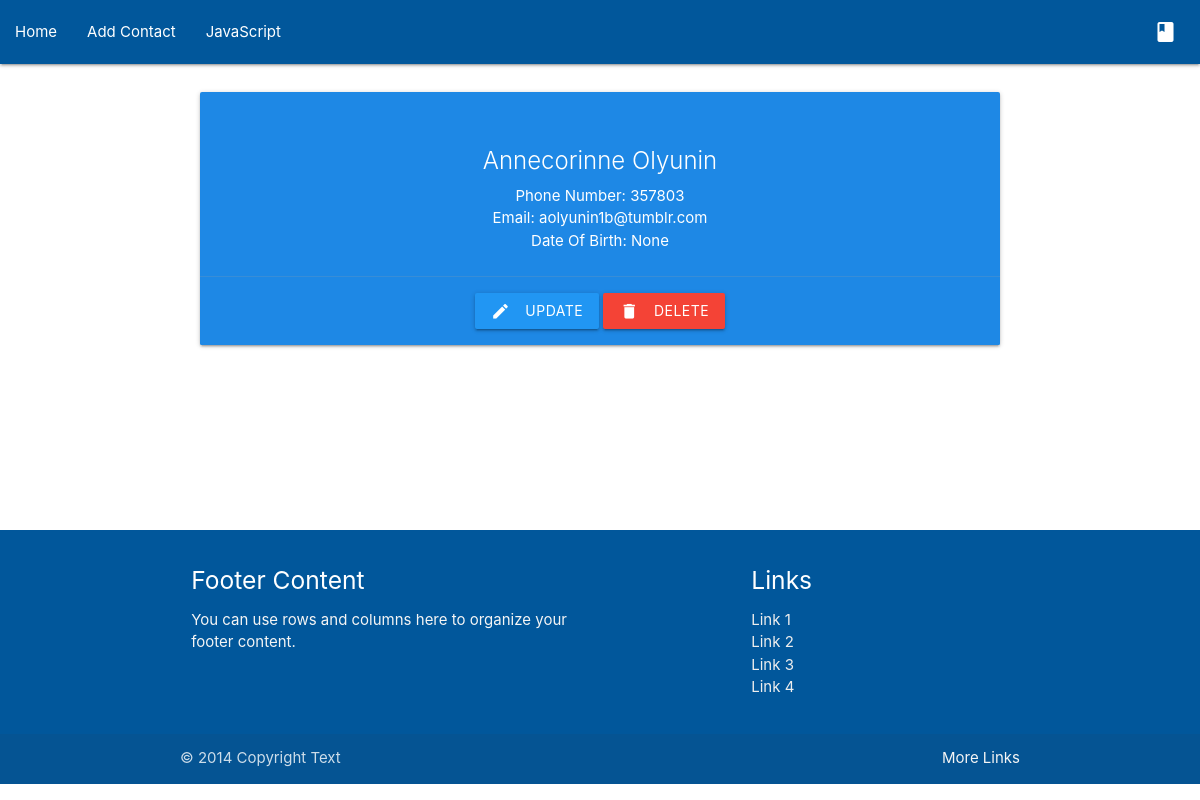
Page /contact/48 on the committed database.
### contacts/models.py (models this page shows, shortened)
class PersonContact(models.Model):
    first_name = models.CharField(max_length=50)
    last_name = models.CharField(max_length=50)
    phone_number = models.PositiveBigIntegerField()
    email = models.EmailField()
    date_of_birth = models.DateField()
    class Meta:
        ordering = ['first_name']

### contacts/views.py (the view)
# urls.py: path('contact/<int:pk>', ContactDetailView.as_view(), name='contact'),
class ContactDetailView(DetailView):
    model = PersonContact
    context_object_name = "contact"
    template_name = "contacts/deatail.html"

### contacts/templates/contacts/deatail.html
{% extends "contacts/base.html" %}
{% block content %}
<div class="center-align" style="padding:20px; margin-bottom: 150px;">
    <div class="col s12 m6">
      <div class="card blue darken-1">
        <div class="card-content white-text">
          <h3 class="card-title">{{ contact.first_name }} {{ contact.last_name }}</h3>
          <p>Phone Number: {{contact.phone_number}}</p>
          <p>Email: {{contact.email}}</p>
          <p>Date Of Birth: {{contact.date_of_birth}}</p>
        </div>
        <div class="card-action">
          <a href="{% url "contacts:contact-update" contact.id %}" class="btn blue">Update<i class="material-icons left">create</i></a>
          <a href="{% url "contacts:contact-delete" contact.id %}" class="btn red">Delete<i class="material-icons left">delete</i></a>
        </div>
      </div>
    </div>
  </div>
{% endblock content %}

### rows in the picture
PersonContact: first_name "Annecorinne", last_name "Olyunin", phone_number "357803", email "aolyunin1b@tumblr.com", date_of_birth "None"
